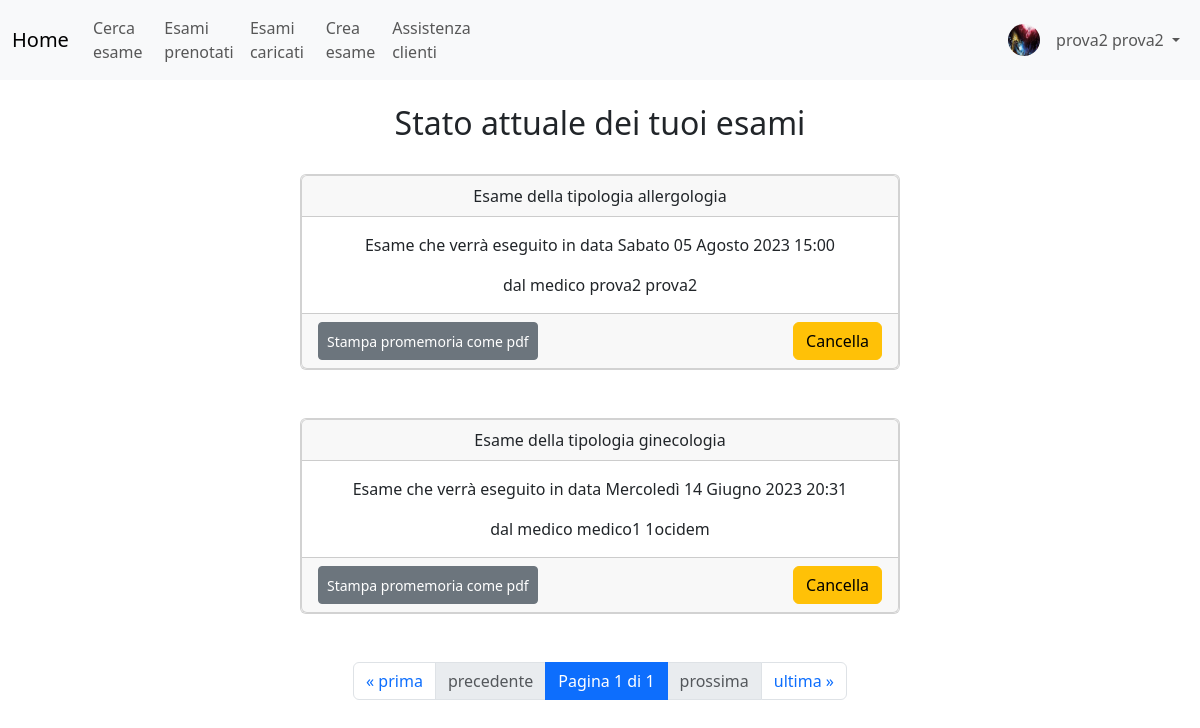
Page /gestione_utenti/situazione/ (signed in) on the committed database.
### utenti_custom/models.py (models this page shows)
class UtenteCustom(AbstractUser):
    username = None
    email = models.EmailField(_('email address'), unique=True)
    foto_profilo = models.ImageField(upload_to ='immagini_utenti/%Y/%m/%d/', blank=True, null=True)
    USERNAME_FIELD = 'email'
    REQUIRED_FIELDS = ['first_name', 'last_name',]
    objects = UserManager()
    def __str__(self):
        return f"{self.first_name} {self.last_name}"

### gestione_medici/models.py (models this page shows, shortened)
class Esame(DirtyFieldsMixin, models.Model):
    TIPOLOGIE_POSSIBILI = [
        ('ematochimica', 'Ematochimica'),
        ('urine', 'Urine'),
        ('oculistica', 'Oculistica'),
        ('radiografia', 'Radiografia'),
        ('ginecologia', 'Ginecologia'),
        ('ecografia', 'Ecografia'),
        ('risonanza_magnetica', 'Risonanza magnetica'),
        ('cardiologia', 'Cardiologia'),
        ('allergologia', 'Allergologia'),
        ('gastroenterologia', 'gastroenterologia'),
        ('urologia', 'Urologia'),
        ('psichiatria', 'Psichiatria'),
        ('pediatria', 'Pediatria'),
        ('otorinolaringologia', 'Otorinolaringologia'),
        ('neurologia', 'Neurologia'),
        ('dermatologia', 'Dermatologia'),
        ('endocrinologia', 'Endocrinologia'),
        ('angiologia', 'Angiologia')
    ]
    STATI_POSSIBILI = [
        ('disponibile', 'Disponibile'),
        ('prenotato', 'Prenotato'),
        ('eseguito', 'Eseguito'),
        ('cancellato', 'Cancellato')
    ]
    tipologia = models.CharField(max_length=30, choices=TIPOLOGIE_POSSIBILI)
    medico = models.ForeignKey(Medico, related_name='esami_caricati', on_delete=models.PROTECT)
    data = models.DateTimeField()
    stato = models.CharField(max_length=20, choices=STATI_POSSIBILI, default='disponibile')
    paziente = models.ForeignKey(UtenteCustom, related_name='esami', null=True, blank=True,
                               on_delete=models.SET_NULL)
    def get_nome_medico(self):
        return self.medico.utente.first_name
    def get_cognome_medico(self):
        return self.medico.utente.last_name
    class Meta:
        verbose_name_plural = 'Esami'
        ordering = ['data']

class Medico(models.Model):
    utente = models.OneToOneField(UtenteCustom, on_delete=models.CASCADE, related_name='medico')
    descrizione = models.TextField(blank=True, null=True)
    class Meta:
        verbose_name_plural = 'Medici'

### gestione_utenti/views.py (the view)
# urls.py: path("situazione/", situazione_utente, name='situazione'),
@login_required
def situazione_utente(request):
    user = get_object_or_404(UtenteCustom, pk=request.user.pk)
    esami = user.esami.all().order_by('-data')
    paginatore = Paginator(esami, 2)
    numero_pagina = request.GET.get("page")
    pagina = paginatore.get_page(numero_pagina)
    ctx = {'page_obj': pagina}
    return render(request,"gestione_utenti/situazione.html",ctx)

### gestione_utenti/templates/gestione_utenti/situazione.html (shortened to what this page needs)
{% extends 'base.html' %}
{% block content %}
<br>
<center>
<h2> Stato attuale dei tuoi esami </h2>
</center>
<br>
<div class="d-flex justify-content-center">
{% for e in page_obj  %}
<br>
<div class="d-flex aligns-items-center justify-content-center card text-center w-50 mx-auto">
<div class="card text-center">
  <div class="card-header">
     Esame della tipologia {{ e.tipologia }}
  </div>
  <div class="card-body">
    {% if e.stato == 'prenotato' %}
        <p class="card-text"> Esame che verrà eseguito in data {{e.data}}</p>
    {% else %}
        <p class="card-text"> Esame eseguito in data {{e.data}}</p>
    {% endif %}
        <p class="card-text"> dal medico {{e.get_nome_medico}} {{e.get_cognome_medico}}</p>
  </div>
    <div class="card-footer">
        <div class="btn-wrapper text-center d-flex justify-content-between">
            <a href="{% url 'gestione_utenti:stampa_esame' e.pk %}"
            class="btn btn-secondary  btn-sm text-white d-flex align-items-center">Stampa promemoria come pdf</a>
            <a href="{% url 'gestione_utenti:cancella_prenotazione' e.pk %}"
            class="btn btn-warning" style="">Cancella</a>
        </div>
  </div>
</div>
</div>
</div>
<br>
{%endfor%}
{% include "paginatore.html" %}
{% endblock %}

### templates/base.html (shortened to what this page needs)
<!DOCTYPE html>
<html lang="en">
{% load static %}
<head>
  <link rel="stylesheet" href="https://cdn.jsdelivr.net/npm/bootstrap@5.3.0/dist/css/bootstrap.min.css">
  {% load crispy_forms_tags %}
</head>
<body>
  <nav class="navbar navbar-expand-sm bg-light navbar-light">
    <div class="container-fluid ">
      {% block navbar %}
      <a class="navbar-brand" href="{% url 'home' %}">Home</a>
      <div class="collapse navbar-collapse" id="collapsibleNavbar">
        <ul class="navbar-nav">
          <li class="nav-item">
            <a class="nav-link" href="{% url 'gestione_utenti:ricerca_esami' %}">Cerca esame</a>
          </li>
          <li class="nav-item">
            <a class="nav-link" href="{% url 'gestione_utenti:situazione' %}">Esami prenotati</a>
          </li>
          {% if request.user.groups.all.0.name == 'Medici' %}
          <li class="nav-item">
            <a class="nav-link" href="{% url 'gestione_medici:esami_caricati' %}">Esami caricati</a>
          </li>
          <li class="nav-item">
            <a class="nav-link" href="{% url 'gestione_medici:crea_esame' %}">Crea esame</a>
          </li>
          {% endif%}
          {% if request.user.groups.all.0.name == 'Assistenza' %}
          <li class="nav-item">
            <a class="nav-link" href="{% url 'gestione_assistenza:utenti_attesa' %}">Utenti in attesa</a>
          </li>
          <li class="nav-item">
            <a class="nav-link" href="{% url 'admin:index' %}">Pannello Assistenza</a>
          </li>
          {% elif not request.user.is_staff %}
          <li class="nav-item">
            <a class="nav-link" href="{% url 'gestione_assistenza:richiesta_assistenza' %}">Assistenza clienti</a>
          </li>
          {% else %}
          <li class="nav-item">
            <a class="nav-link" href="{% url 'admin:index' %}">Pannello Admin</a>
          </li>
          {% endif%}
        </ul>
        <div class="navbar-collapse collapse w-100 order-3 dual-collapse2">
          <ul class="navbar-nav ms-auto">
            <li class="nav-item">
              <span class="navbar-text">
                {% if request.user.is_authenticated and request.user.foto_profilo %}
                  <img src="{{ request.user.foto_profilo.url }}" alt="Foto profilo" class="rounded-circle mt-1 me-2" style="width: 32px; height: 32px;">
                {% else %}
                  <img src="{% static '/immagini/blank_profile_picture.png' %}" alt="Immagine default" class="rounded-circle mt-1 me-2" style="width: 32px; height: 32px;">
                {% endif %}
              </span>
            </li>
            <li class="nav-item dropdown">
              <a class="nav-link dropdown-toggle" id="navbarDropdownMenuLink" role="button" data-bs-toggle="dropdown" aria-haspopup="true" aria-expanded="false">
                {% if request.user.is_authenticated %}
                  {{ request.user }}
                {% else %}
                  Utente anonimo
                {% endif %}
              </a>
          </ul>
        </div>
      </div>
      {% endblock %}
    </div>
  </nav>
{% block content %}
{% endblock %}
</body>
</html>

### rows in the picture
UtenteCustom: user.foto_profilo (picture), user "prova2 prova2"
Esame: tipologia "allergologia", data "Sabato 05 Agosto 2023 15:00", get_nome_medico "prova2", get_cognome_medico "prova2"
Esame: tipologia "ginecologia", data "Mercoledì 14 Giugno 2023 20:31", get_nome_medico "medico1", get_cognome_medico "1ocidem"

### other values in the picture
{{ page_obj.number }} "1"
{{ page_obj.paginator.num_pages }} "1"
